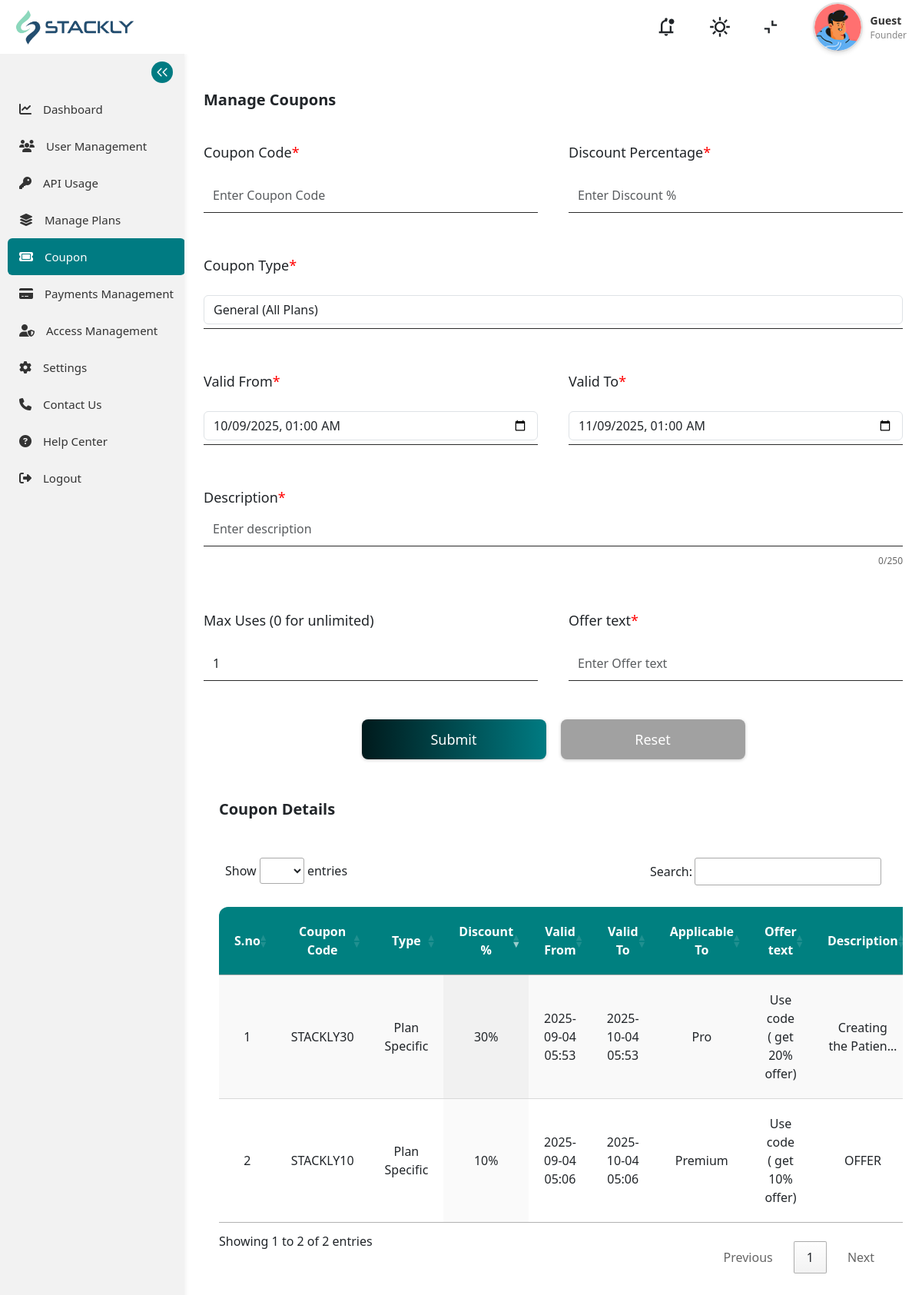
The page /create_coupons/ (signed in) on the database its author committed.
### stackly_admin/models.py (models this page shows, shortened)
class CouponCode(models.Model):
    COUPON_TYPES = (
        ('general', 'General'),
        ('plan_specific', 'Plan Specific'),
        ('user_specific', 'User Specific'),
    )
    code = models.CharField(max_length=20, unique=True)
    offer_text = models.CharField(max_length=20, unique=True,null=True, blank=True)
    coupon_type = models.CharField(max_length=20, choices=COUPON_TYPES, default='general')
    discount_percentage = models.PositiveIntegerField()
    description = models.TextField(null=True, blank=True)
    valid_from = models.DateTimeField()
    valid_to = models.DateTimeField()
    is_active = models.BooleanField(default=True)
    plan = models.ForeignKey(Plan, null=True, blank=True, on_delete=models.SET_NULL,
                           related_name='coupons')
    user = models.ForeignKey(User, null=True, blank=True, on_delete=models.SET_NULL)
    max_uses = models.PositiveIntegerField(default=1)
    times_used = models.PositiveIntegerField(default=0)

class Plan(models.Model):
    name = models.CharField(max_length=100)
    price = models.DecimalField(max_digits=10, decimal_places=2)
    validity_days = models.IntegerField()
    expiry_date = models.DateField(null=True, blank=True)
    max_api_calls = models.IntegerField()
    features = models.JSONField(default=list)  # <-- list of feature strings
    is_active = models.BooleanField(default=True)

### stackly_admin/views.py (the view, shortened to what this page needs)
# urls.py: path('create_coupons/', views.create_coupon, name='create_coupon'),
@role_required('SuperAdmin', 'Admin')
def create_coupon(request):
    if not request.user.is_authenticated:
        return redirect('admin_login')
    try:
        profiles = UserProfile.objects.get(user=request.user)
    except UserProfile.DoesNotExist:
        profiles = None
    user_notifications = Notification.objects.filter(register=request.user, is_read=False)
    admin_notifications = AdminNotification.objects.filter(is_read=False)
    all_notifications = sorted(
        chain(user_notifications, admin_notifications),
        key=attrgetter('created_at'),
        reverse=True
    )
    unread_count = len(all_notifications)
    all_notifications = all_notifications[:5]  # top 5 notifications
    plans = Plan.objects.filter(is_active=True)
    users = User.objects.filter(is_active=True)
    coupons = CouponCode.objects.all().order_by('-id')
    context = {
        'plans': plans,
        'users': users,
        'coupons': coupons,
        'profiles': profiles,
        'notifications': all_notifications,
        'unread_count': unread_count
    }
    return render(request, 'create_coupon.html', context)

### stackly_admin/templates/create_coupon.html (shortened to what this page needs)
{% extends 'base.html' %}
{% load static %}
{% block content %}
<div class="manageCoupons">
  <div class="box">
    <div class="innerbox">
      <div class="heading">Manage Coupons</div>
      <form method="POST" id="couponForm" class="needs-validation" novalidate>
        <div class="form">
          <div class="coupon-row">
            <div class="coupon-field">
              <label for="code" class="field-label">Coupon Code<span class="star">*</span></label>
              <div class="coupon-input">
                <input id="code" type="text" name="code" placeholder="Enter Coupon Code" required
                  pattern="^[A-Z][A-Za-z0-9]*$"
                  title="Must start with capital letter and contain only letters and numbers" class="form-control">
              </div>
            </div>
            <div class="coupon-field">
              <label for="discount_percentage" class="field-label">Discount Percentage<span
                  class="star">*</span></label>
              <div class="coupon-input">
                <input id="discount_percentage" type="number" name="discount_percentage" placeholder="Enter Discount %"
                  min="1" max="100" required class="form-control">
              </div>
            </div>
          </div>
          <div class="coupon-row">
            <div class="coupon-field">
              <label for="coupon_type" class="field-label">Coupon Type<span class="star">*</span></label>
              <div class="coupon-input">
                <select id="coupon_type" name="coupon_type" class="form-control" required>
                  <option value="general">General (All Plans)</option>
                </select>
              </div>
            </div>
          </div>
          <div class="date-row">
            <div class="date-field">
              <label for="valid_from" class="field-label">Valid From<span class="star">*</span></label>
              <div class="coupon-input">
                <input id="valid_from" type="datetime-local" name="valid_from" required class="form-control">
              </div>
            </div>
            <div class="date-field">
              <label for="valid_to" class="field-label">Valid To<span class="star">*</span></label>
              <div class="coupon-input">
                <input id="valid_to" type="datetime-local" name="valid_to" required class="form-control">
              </div>
            </div>
          </div>
          <div class="description">
            <label for="description" class="field-label">Description<span class="star">*</span></label>
            <div class="coupon-input">
              <input id="description" type="text" name="description" placeholder="Enter description" required
                class="form-control" maxlength="250">
            </div>
            <div class="char-count" id="description-count">0/250</div>
          </div>
          <div class="coupon-row">
            <div class="coupon-field">
              <label for="max_uses" class="field-label">Max Uses (0 for unlimited)</label>
              <div class="coupon-input">
                <input id="max_uses" type="number" name="max_uses" placeholder="Enter max uses" min="0" value="1"
                  class="form-control">
              </div>
            </div>
            <div class="coupon-field">
              <label for="code" class="field-label">Offer text<span class="star">*</span></label>
              <div class="coupon-input">
                <input id="code" type="text" name="offer_text" placeholder="Enter Offer text" required
                  pattern="^[A-Z][A-Za-z0-9]*$"
                  title="Must start with capital letter and contain only letters and numbers" class="form-control">
              </div>
            </div>
          </div>
        </div>
        <div class="btns">
          <button type="submit" class="submit">Submit</button>
          <button type="reset" class="reset">Reset</button>
        </div>
      </form>
    </div>
  </div>
  <div class="coupondetails">
    <div class="heading">Coupon Details</div>
    <div class="table">
      <table id="couponsTable" class="display" style="width:100%">
        <thead>
          <tr>
            <th>S.no</th>
            <th>Coupon Code</th>
            <th>Type</th>
            <th>Discount %</th>
            <th>Valid From</th>
            <th>Valid To</th>
            <th>Applicable To</th>
            <th>Offer text</th>
            <th>Description</th>
          </tr>
        </thead>
        <tbody>
          {% for coupon in coupons %}
          <tr>
            <td>{{ forloop.counter }}</td>
            <td>{{ coupon.code.upper }}</td>
            <td>{{ coupon.get_coupon_type_display }}</td>
            <td>{{ coupon.discount_percentage }}%</td>
            <td>{{ coupon.valid_from|date:"Y-m-d H:i" }}</td>
            <td>{{ coupon.valid_to|date:"Y-m-d H:i" }}</td>
            <td>
              {% if coupon.coupon_type == 'plan_specific' %}
              {{ coupon.plan.name }}
              {% elif coupon.coupon_type == 'user_specific' %}
              {{ coupon.user.get_full_name|default:coupon.user.username }}
              {% else %}
              All Plans
              {% endif %}
            </td>
            <td>{{ coupon.offer_text }}</td>
            <td>{{ coupon.description|truncatechars:20 }}</td>
          </tr>
          {% endfor %}
        </tbody>
      </table>
    </div>
  </div>
</div>
{% endblock %}

### static/assets/css/style.css (style rules this page uses)
* { margin: 0; padding: 0; border: 0; box-sizing: border-box; font-family: 'Segoe UI', Tahoma, Geneva, Verdana, sans-serif; }

### stackly_admin/templates/create_coupon.html (style rules this page uses)
* { margin: 0; padding: 0; border: 0; box-sizing: border-box; font-family: 'Segoe UI', Tahoma, Geneva, Verdana, sans-serif; }
body { overflow-x: hidden; }
.manageCoupons { width: 100%; max-width: 1200px; padding: 20px; margin-left: 20px; }
.box { width: 100%; display: flex; flex-direction: column; gap: 40px; }
.innerbox { width: 100%; display: flex; flex-direction: column; gap: 40px; }
.heading { font-size: 20px; font-weight: 600; text-align: start; }
.form { width: 100%; display: flex; flex-direction: column; gap: 55px; }
.coupon-row, .date-row { display: flex; flex-wrap: wrap; gap: 40px; }
.coupon-field, .date-field { flex: 1 1 300px; display: flex; flex-direction: column; gap: 20px; }
.field-label { font-size: 18px; font-weight: 400; }
.star { color: red; font-size: 18px; }
.coupon-input { width: 100%; display: flex; gap: 12px; border-bottom: 1px solid #2a2a2a; padding: 5px 0; }
.description { display: flex; flex-direction: column; gap: 5px; }
.input, input[type="text"], input[type="number"], input[type="date"] { width: 100%; height: 34px; border: none; outline: none; background: transparent; font-size: 16px; }
.btns { display: flex; flex-wrap: wrap; justify-content: center; gap: 19px; padding: 20px 0; margin-top: 20px; }
.submit, .reset { flex: 1 1 200px; max-width: 240px; height: 52px; border-radius: 8px; padding: 8px 12px; display: flex; justify-content: center; align-items: center; box-shadow: 0 1px 4px 0 #00000033; font-weight: 400; font-size: 18px; color: white; cursor: pointer; margin: 10px 0; }
.submit { background: linear-gradient(to left, #007B82, #001A1C); }
.reset { background: #A1A1A1; }
.coupondetails { width: 100%; display: flex; flex-direction: column; gap: 40px; padding: 20px; overflow-x: auto; }
#couponsTable { width: 100%; border-collapse: collapse; }
#couponsTable thead { background-color: #008080; color: #fff; }
#couponsTable th:first-child { border-top-left-radius: 12px; }
#couponsTable thead th, #couponsTable tbody td { padding: 20px; text-align: center; }
.char-count { font-size: 12px; color: #666; margin-top: 5px; text-align: right; }

### rows shown on the page
CouponCode: code "STACKLY30", coupon_type "Plan Specific", discount_percentage "30", valid_from "2025-09-04 05:53", valid_to "2025-10-04 05:53", plan.name "Pro", offer_text "Use code ( get 20% offer)", description "Creating the Patien…"
CouponCode: code "STACKLY10", coupon_type "Plan Specific", discount_percentage "10", valid_from "2025-09-04 05:06", valid_to "2025-10-04 05:06", plan.name "Premium", offer_text "Use code ( get 10% offer)", description "OFFER"
